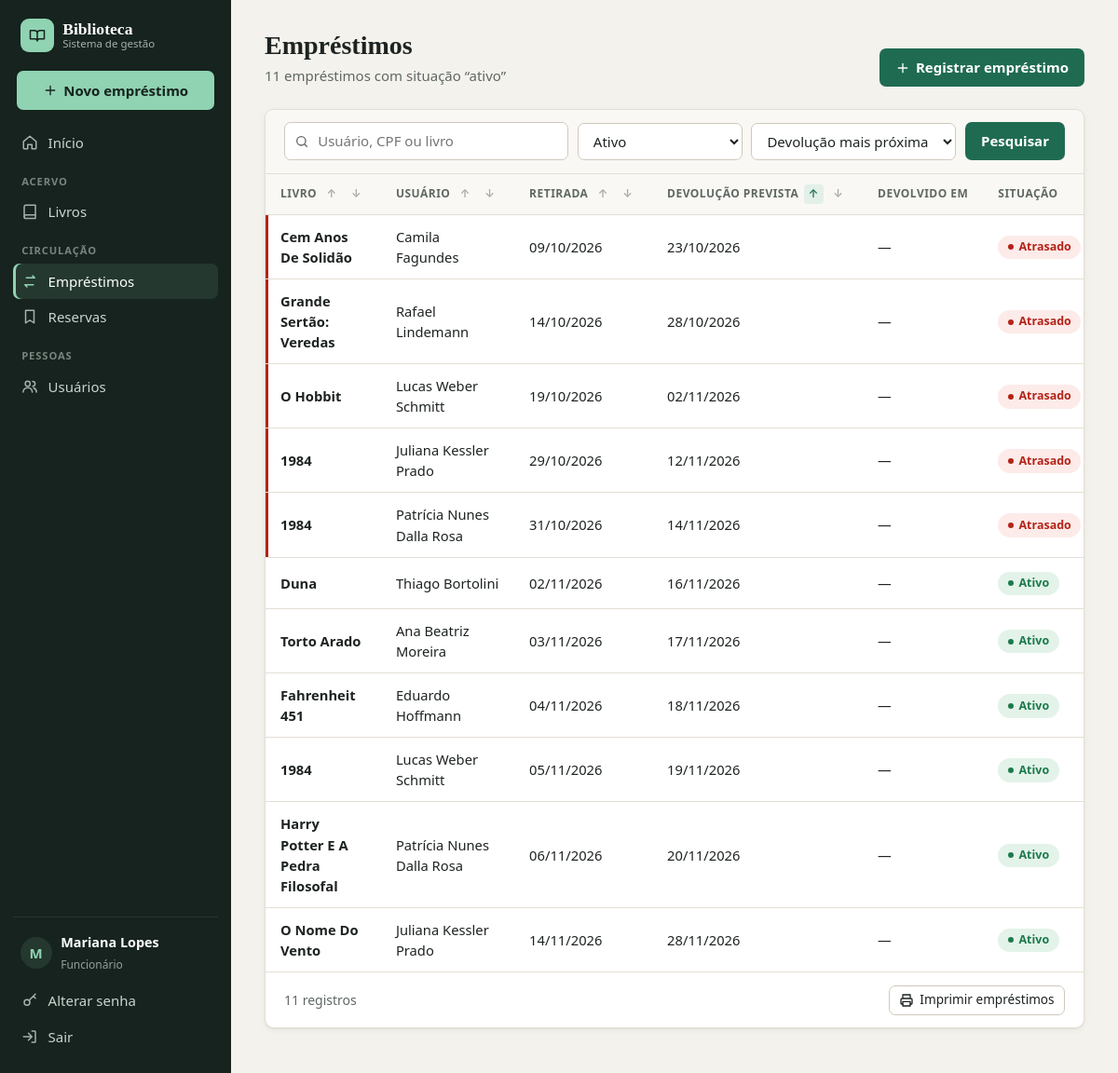
The page /emprestimos/ (signed in) on the database its author committed.
### meu_app/models.py (models this page shows, shortened)
class Emprestimo(models.Model):
    STATUS_CHOICES = [
        ('A', 'Ativo'),
        ('D', 'Devolvido'),
        ('P', 'Perdido'),
        ('X', 'Danificado'),
    ]
    usuario = models.ForeignKey(Usuario, on_delete=models.PROTECT, related_name='emprestimos')
    livro = models.ForeignKey(Livro, on_delete=models.PROTECT, related_name='emprestimos')
    funcionario = models.ForeignKey(settings.AUTH_USER_MODEL, on_delete=models.PROTECT)
    data_retirada = models.DateField(default=timezone.localdate)
    data_prevista_devolucao = models.DateField()
    data_devolucao = models.DateField(null=True, blank=True)
    status = models.CharField(max_length=1, choices=STATUS_CHOICES, default='A')
    observacao = models.TextField(blank=True)

class Livro(models.Model):
    titulo = models.CharField(max_length=200)
    autor = models.CharField(max_length=150)
    editora = models.CharField(max_length=120)
    ano_publicacao = models.PositiveIntegerField()
    isbn = models.CharField(max_length=20, unique=True)
    genero = models.CharField(max_length=100)
    quantidade_total = models.PositiveIntegerField(default=1)
    quantidade_disponivel = models.PositiveIntegerField(default=1)
    capa = models.FileField(upload_to='capas/', blank=True, null=True)
    ativo = models.BooleanField(default=True)

class Usuario(models.Model):
    nome = models.CharField(max_length=150)
    cpf = models.CharField(max_length=14, unique=True)
    telefone = models.CharField(max_length=20)
    endereco = models.CharField(max_length=250)
    ativo = models.BooleanField(default=True)
    bloqueado = models.BooleanField(default=False)
    data_cadastro = models.DateTimeField(auto_now_add=True)

### meu_app/views.py (the view)
# urls.py: path('emprestimos/', views.listar_emprestimos, name='listar_emprestimos'),
@login_required
def listar_emprestimos(request):
    pesquisa = request.GET.get('pesquisa', '')
    status = request.GET.get('status', 'A')
    ordem = request.GET.get('ordem', 'prevista')
    ordenacoes = {
        'livro': 'livro__titulo',
        'usuario': 'usuario__nome',
        'retirada': 'data_retirada',
        'prevista': 'data_prevista_devolucao',
    }
    campo = ordenacoes.get(ordem.lstrip('-'))
    if campo is None:
        ordem = 'prevista'
        campo = ordenacoes[ordem]
    if ordem.startswith('-'):
        campo = '-' + campo
    emprestimos = Emprestimo.objects.filter(
        Q(usuario__nome__icontains=pesquisa) |
        Q(usuario__cpf__icontains=pesquisa) |
        Q(livro__titulo__icontains=pesquisa)
    ).select_related('usuario', 'livro', 'funcionario').order_by(campo, 'id')
    if status:
        emprestimos = emprestimos.filter(status=status)
    dados = {
        'emprestimos': emprestimos,
        'pesquisa': pesquisa,
        'status': status,
        'ordem': ordem,
        'status_choices': Emprestimo.STATUS_CHOICES,
        'hoje': timezone.localdate(),
    }
    return render(request, 'listar_emprestimos.html', dados)

### meu_app/templates/listar_emprestimos.html (shortened to what this page needs)
{% extends 'base.html' %}
{% block conteudo %}
<div class="cabecalho-pagina">
    <div>
        <h1>Empréstimos</h1>
        <p>{{ emprestimos|length }} empréstimo{{ emprestimos|length|pluralize }}{% if status %} com situação “{% for valor, nome in status_choices %}{% if valor == status %}{{ nome|lower }}{% endif %}{% endfor %}”{% endif %}</p>
    </div>
    <div class="acoes nao-imprimir">
        <a class="botao" href="{% url 'cadastrar_emprestimo' %}">{% include '_icone.html' with nome='mais' tamanho=16 %} Registrar empréstimo</a>
    </div>
</div>
<div class="painel">
    <form method="GET" class="filtros nao-imprimir">
        <div class="campo-busca">
            <input type="search" name="pesquisa" placeholder="Usuário, CPF ou livro" value="{{ pesquisa }}" aria-label="Pesquisar">
        </div>
        <select name="status" aria-label="Situação" onchange="this.form.submit()">
            {% for valor, nome in status_choices %}
                <option value="{{ valor }}" {% if status == valor %}selected{% endif %}>{{ nome }}</option>
            {% endfor %}
        </select>
        <select name="ordem" aria-label="Ordenar por" onchange="this.form.submit()">
            <option value="prevista" {% if ordem == 'prevista' %}selected{% endif %}>Devolução mais próxima</option>
        </select>
        <button type="submit" class="botao">Pesquisar</button>
    </form>
    <div class="tabela-rolagem">
        <table class="tabela tabela-responsiva">
            <thead>
                <tr>
                    <th><span class="ordenar">Livro <a href="?ordem=livro&pesquisa={{ pesquisa|urlencode }}&status={{ status }}" class="nao-imprimir{% if ordem == 'livro' %} ordem-ativa{% endif %}">↑</a><a href="?ordem=-livro&pesquisa={{ pesquisa|urlencode }}&status={{ status }}" class="nao-imprimir{% if ordem == '-livro' %} ordem-ativa{% endif %}">↓</a></span></th>
                    <th><span class="ordenar">Usuário <a href="?ordem=usuario&pesquisa={{ pesquisa|urlencode }}&status={{ status }}" class="nao-imprimir{% if ordem == 'usuario' %} ordem-ativa{% endif %}">↑</a><a href="?ordem=-usuario&pesquisa={{ pesquisa|urlencode }}&status={{ status }}" class="nao-imprimir{% if ordem == '-usuario' %} ordem-ativa{% endif %}">↓</a></span></th>
                    <th><span class="ordenar">Retirada <a href="?ordem=retirada&pesquisa={{ pesquisa|urlencode }}&status={{ status }}" class="nao-imprimir{% if ordem == 'retirada' %} ordem-ativa{% endif %}">↑</a><a href="?ordem=-retirada&pesquisa={{ pesquisa|urlencode }}&status={{ status }}" class="nao-imprimir{% if ordem == '-retirada' %} ordem-ativa{% endif %}">↓</a></span></th>
                    <th><span class="ordenar">Devolução prevista <a href="?ordem=prevista&pesquisa={{ pesquisa|urlencode }}&status={{ status }}" class="nao-imprimir{% if ordem == 'prevista' %} ordem-ativa{% endif %}">↑</a><a href="?ordem=-prevista&pesquisa={{ pesquisa|urlencode }}&status={{ status }}" class="nao-imprimir{% if ordem == '-prevista' %} ordem-ativa{% endif %}">↓</a></span></th>
                    <th>Devolvido em</th>
                    <th>Situação</th>
                </tr>
            </thead>
            <tbody>
                {% for emprestimo in emprestimos %}
                <tr {% if emprestimo.status == 'A' and emprestimo.data_prevista_devolucao < hoje %}class="linha-alerta"{% endif %}>
                    <td class="titulo-celular forte">{{ emprestimo.livro.titulo }}</td>
                    <td data-label="Usuário">{{ emprestimo.usuario.nome }}</td>
                    <td data-label="Retirada">{{ emprestimo.data_retirada|date:'d/m/Y' }}</td>
                    <td data-label="Devolução prevista">{{ emprestimo.data_prevista_devolucao|date:'d/m/Y' }}</td>
                    <td data-label="Devolvido em">{{ emprestimo.data_devolucao|date:'d/m/Y'|default:'—' }}</td>
                    <td data-label="Situação">
                        {% if emprestimo.status == 'A' and emprestimo.data_prevista_devolucao < hoje %}
                            <span class="etiqueta etiqueta-erro">Atrasado</span>
                        {% elif emprestimo.status == 'A' %}
                            <span class="etiqueta etiqueta-ok">{{ emprestimo.get_status_display }}</span>
                        {% elif emprestimo.status == 'D' %}
                            <span class="etiqueta">{{ emprestimo.get_status_display }}</span>
                        {% else %}
                            <span class="etiqueta etiqueta-aviso">{{ emprestimo.get_status_display }}</span>
                        {% endif %}
                    </td>
                </tr>
                {% empty %}
                <tr><td colspan="7" class="vazio">Nenhum empréstimo encontrado.</td></tr>
                {% endfor %}
            </tbody>
        </table>
    </div>
    <div class="painel-rodape nao-imprimir">
        <span>{{ emprestimos|length }} registro{{ emprestimos|length|pluralize }}</span>
        <button class="botao botao-secundario botao-pequeno" onclick="window.print()">{% include '_icone.html' with nome='imprimir' tamanho=16 %} Imprimir empréstimos</button>
    </div>
</div>
{% endblock %}

### meu_app/templates/_menu.html (shortened to what this page needs)
{% if user.is_authenticated %}
{% with rota=request.resolver_match.url_name %}
<aside class="barra-lateral nao-imprimir">
    <a class="marca" href="{% url 'index' %}">
        <span class="marca-icone">{% include '_icone.html' with nome='logo' %}</span>
        <span class="marca-nome">Biblioteca <small>Sistema de gestão</small></span>
    </a>
    <a class="lateral-cta" href="{% url 'cadastrar_emprestimo' %}">
        {% include '_icone.html' with nome='mais' tamanho=16 %} Novo empréstimo
    </a>
    <nav>
        <div class="menu-grupo">
            <a class="menu-link {% if rota == 'index' %}ativo{% endif %}" href="{% url 'index' %}">
                {% include '_icone.html' with nome='inicio' %} Início
            </a>
        </div>
        <div class="menu-grupo">
            <span class="menu-grupo-titulo">Acervo</span>
            <a class="menu-link {% if 'livro' in rota %}ativo{% endif %}" href="{% url 'listar_livros' %}">
                {% include '_icone.html' with nome='livro' %} Livros
            </a>
        </div>
        <div class="menu-grupo">
            <span class="menu-grupo-titulo">Circulação</span>
            <a class="menu-link {% if 'emprestimo' in rota or rota == 'registrar_ocorrencia' %}ativo{% endif %}" href="{% url 'listar_emprestimos' %}">
                {% include '_icone.html' with nome='emprestimo' %} Empréstimos
            </a>
            <a class="menu-link {% if 'reserva' in rota %}ativo{% endif %}" href="{% url 'listar_reservas' %}">
                {% include '_icone.html' with nome='reserva' %} Reservas
            </a>
        </div>
        <div class="menu-grupo">
            <span class="menu-grupo-titulo">Pessoas</span>
            <a class="menu-link {% if 'usuario' in rota %}ativo{% endif %}" href="{% url 'listar_usuarios' %}">
                {% include '_icone.html' with nome='usuarios' %} Usuários
            </a>
        </div>
    </nav>
    <div class="menu-usuario">
        <div class="usuario-info">
            <span class="avatar">{{ user.first_name|default:user.username|first }}</span>
            <div>
                <strong>{{ user.get_full_name|default:user.username }}</strong>
                <small>{% if user.is_superuser %}Administrador{% else %}Funcionário{% endif %}</small>
            </div>
        </div>
        <a class="menu-link {% if rota == 'alterar_senha' %}ativo{% endif %}" href="{% url 'alterar_senha' %}">
            {% include '_icone.html' with nome='senha' %} Alterar senha
        </a>
        <form method="post" action="{% url 'logout' %}">
            <button type="submit" class="menu-link menu-link-botao">
                {% include '_icone.html' with nome='sair' %} Sair
            </button>
        </form>
    </div>
</aside>
{% endwith %}
{% endif %}

### rows shown on the page
Emprestimo: livro.titulo "Cem Anos De Solidão", usuario.nome "Camila Fagundes", data_retirada "09/10/2026", data_prevista_devolucao "23/10/2026", data_devolucao "—", status "Atrasado"
Emprestimo: livro.titulo "Grande Sertão: Veredas", usuario.nome "Rafael Lindemann", data_retirada "14/10/2026", data_prevista_devolucao "28/10/2026", data_devolucao "—", status "Atrasado"
Emprestimo: livro.titulo "O Hobbit", usuario.nome "Lucas Weber Schmitt", data_retirada "19/10/2026", data_prevista_devolucao "02/11/2026", data_devolucao "—", status "Atrasado"
Emprestimo: livro.titulo "1984", usuario.nome "Juliana Kessler Prado", data_retirada "29/10/2026", data_prevista_devolucao "12/11/2026", data_devolucao "—", status "Atrasado"
Emprestimo: livro.titulo "1984", usuario.nome "Patrícia Nunes Dalla Rosa", data_retirada "31/10/2026", data_prevista_devolucao "14/11/2026", data_devolucao "—", status "Atrasado"
Emprestimo: livro.titulo "Duna", usuario.nome "Thiago Bortolini", data_retirada "02/11/2026", data_prevista_devolucao "16/11/2026", data_devolucao "—", status "Ativo"
Emprestimo: livro.titulo "Torto Arado", usuario.nome "Ana Beatriz Moreira", data_retirada "03/11/2026", data_prevista_devolucao "17/11/2026", data_devolucao "—", status "Ativo"
Emprestimo: livro.titulo "Fahrenheit 451", usuario.nome "Eduardo Hoffmann", data_retirada "04/11/2026", data_prevista_devolucao "18/11/2026", data_devolucao "—", status "Ativo"
Emprestimo: livro.titulo "1984", usuario.nome "Lucas Weber Schmitt", data_retirada "05/11/2026", data_prevista_devolucao "19/11/2026", data_devolucao "—", status "Ativo"
Emprestimo: livro.titulo "Harry Potter E A Pedra Filosofal", usuario.nome "Patrícia Nunes Dalla Rosa", data_retirada "06/11/2026", data_prevista_devolucao "20/11/2026", data_devolucao "—", status "Ativo"
Emprestimo: livro.titulo "O Nome Do Vento", usuario.nome "Juliana Kessler Prado", data_retirada "14/11/2026", data_prevista_devolucao "28/11/2026", data_devolucao "—", status "Ativo"

### other values the page prints
{{ user.first_name|default:user.username|first }} "M"
{{ user.get_full_name|default:user.username }} "Mariana Lopes"
{{ emprestimos|length }} "11"
{{ nome|lower }} "ativo"
form field status "Ativo"
